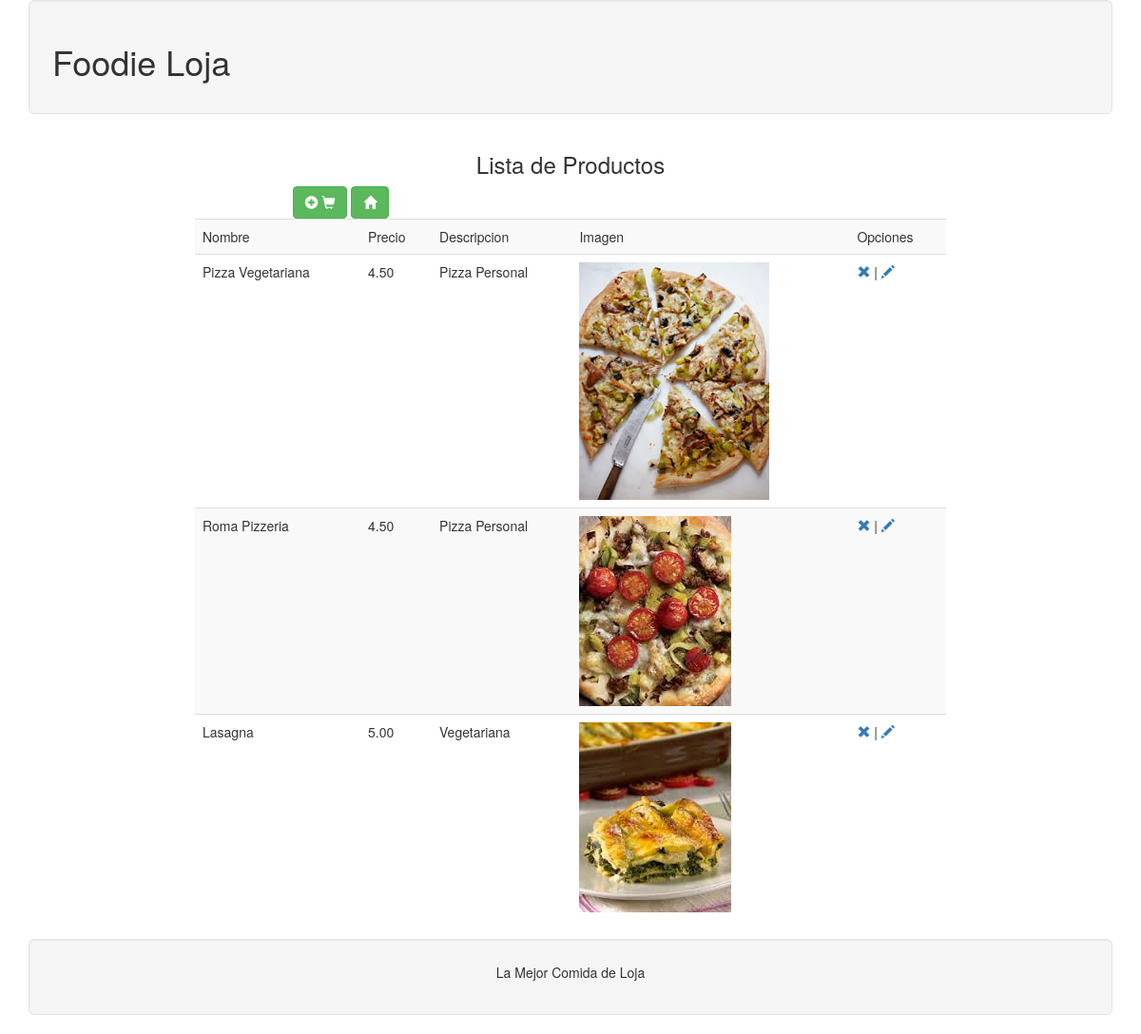
/listar/listarPro/, run on the app's committed database.
### appfoodie/models.py (models this page shows, shortened)
class Producto(models.Model):
	idPro = models.ForeignKey(Restaurante,on_delete=models.CASCADE,default="")
	Nombre = models.CharField(max_length=30,blank=True)
	Precio = models.DecimalField(max_digits=5, decimal_places=2)
	Descripcion = models.CharField(max_length=150,blank=True)
	Imagen=models.ImageField(upload_to='static',blank=True)

### appfoodie/views.py (the view)
# urls.py: url(r'^listar/listarPro/$', 'appfoodie.views.listarPro'),
def listarPro(request):
	productos=Producto.objects.all()
	context={
		'productos':productos,
	}
	return render(request,"listarPro.html",context)

### template/listarPro.html
{%extends "master.html"%}
{%load staticfiles%}
{%block contenido%}
<h3 align="center">Lista de Productos</h3> </span>
<div class="row">
	<div class="col-md-6 col-md-offset-3">
		<button onClick="location.href = 'crearPro'" type="button" class="btn btn-success" aria-label="Left Align">
			<span class="glyphicon glyphicon-plus-sign" aria-hidden="true"></span>
			<span class="glyphicon glyphicon-shopping-cart" aria-hidden="true"></span>
		</button>
		<button onClick="location.href = '../'" type="button" class="btn btn-success" aria-label="Left Align">
			<span class="glyphicon glyphicon-home" aria-hidden="true"></span>
		</button>
	</div>
</div>
<div class="row">
	<div class="col-md-8 col-md-offset-2">
		<table class="table table-striped">
			<tr>
			<td>Nombre</td>
			<td>Precio</td>
			<td>Descripcion</td>
			<td>Imagen</td>
			<td>Opciones</td>
		</tr>
		{%for c in productos%}
		<tr>
			<td>{{c.Nombre}}</td>
			<td>{{c.Precio}}</td>
			<td>{{c.Descripcion}}</td>
			<td><img src="{{c.Imagen.url}}"></td>
			<td><a href="eliminarPro?id={{c.id}}"><span class="glyphicon glyphicon-remove" ari-hidden="true"></span></a> | <a href="modificarPro?id={{c.id}}"><span class="glyphicon glyphicon-pencil" ari-hidden="true"></span></a></span></a></td>
		</tr>
				{%endfor%}
		</table>
	</div>
</div>
{%endblock%}

### template/master.html (shortened to what this page needs)
<!DOCTYPE html>
<html lang="en">
<head>
	<link rel="stylesheet" media="screen" href="//netdna.bootstrapcdn.com/bootstrap/3.3.4/css/bootstrap.min.css">
</head>
<body>
	{%include "header.html"%}
	{%block contenido%}
	{%endblock%}
	{%include "footer.html"%}
</body>
</html>

### template/header.html
<div class="container">
	<div class="well well-lg">
	<p class="text-center">
		<h1>Foodie Loja</h1>
	</p>
	</div>
</div>

### template/footer.html
<div class="container">
	<div class="well well-lg">
	<p class="text-center">
		La Mejor Comida de Loja
	</p>
	</div>
</div>

### data on the page
Producto: Nombre "Pizza Vegetariana", Precio "4.50", Descripcion "Pizza Personal", Imagen (picture)
Producto: Nombre "Roma Pizzeria", Precio "4.50", Descripcion "Pizza Personal", Imagen (picture)
Producto: Nombre "Lasagna", Precio "5.00", Descripcion "Vegetariana", Imagen (picture)
